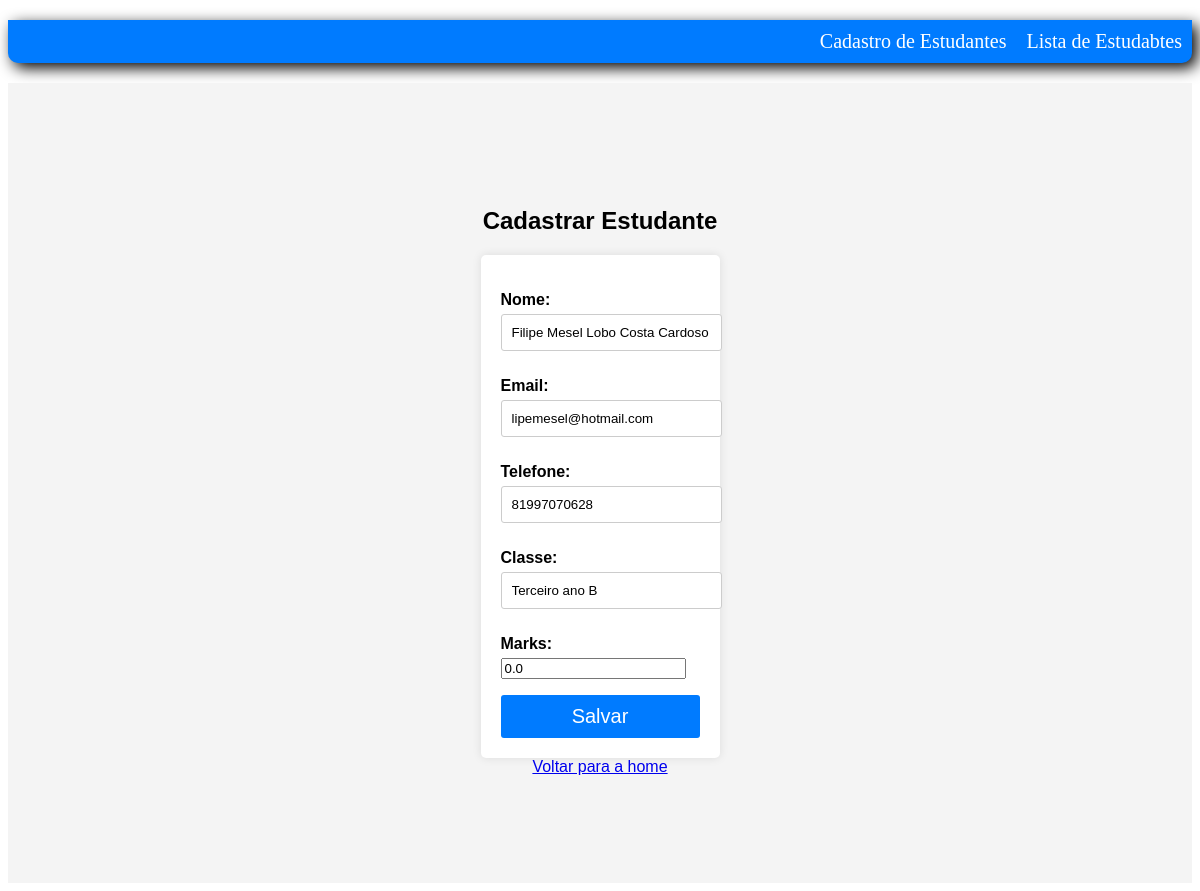
The page /editar_entidades/9/ on the database its author committed.
### core/models.py (models this page shows, shortened)
class StudentModel(models.Model):
    nome = models.CharField(max_length=100)
    telefone = models.CharField(max_length=100)
    email = models.CharField(max_length=100)
    classe = models.CharField(max_length=100)
    marks = models.FloatField(default=0.0)

### core/views.py (the view)
# urls.py: path('editar_entidades/<int:entidade_id>/', views.editar_entidade, name='editar_entidade'),
def editar_entidade(request, entidade_id):
    entidade = StudentModel.objects.get(id=entidade_id)
    if request.method == 'POST':
        form = StudentModelForm(request.POST, instance=entidade)  # Passe a instância do objeto entidade para o formulário
        if form.is_valid():
            form.save()  # Salve o objeto entidade com os dados do formulário atualizados
            return redirect('home')  # Redirecione para a página de listagem de entidades
    else:
        form = StudentModelForm(instance=entidade)  # Passe a instância do objeto entidade para o formulário
    return render(request, 'cadastro_entidade.html', {'form': form})

### core/forms.py
class StudentModelForm(forms.ModelForm):
    class Meta:
        model = StudentModel
        fields = ['nome', 'email', 'telefone', 'classe', 'marks']  # Liste todos os campos que deseja incluir no formulário

### core/templates/cadastro_entidade.html (shortened to what this page needs)
<!DOCTYPE html>
{% load static %}
<html>
<head>
    <link rel="stylesheet" href="{% static 'css/styles.css' %}">
</head>
<body>
    <ul class="sidebar-nav">
        <li><a href="{% url 'cadastrar_entidade' %}">Cadastro de Estudantes</a></li>
        <li><a href="{% url 'home' %}">Lista de Estudabtes</a></li>
    </ul>
    <div class="login-form-body">
            <h1 class="login-form-h1">Cadastrar Estudante</h1>
            <form class="login-form-form" method="post">
                {{ form.as_p }}
                <button class="login-form-button" type="submit">Salvar</button>
            </form>
            <a href="{% url 'home' %}">Voltar para a home</a>
    </div>
</body>
</html>

### core/static/css/styles.css (style rules this page uses)
.login-form-body { font-family: Arial, sans-serif; background-color: #f4f4f4; margin: 0; padding: 0; display: flex; flex-direction: column; align-items: center; justify-content: center; height: 100vh; }
.login-form-h1 { font-size: 24px; margin-bottom: 20px; }
.login-form-form { background-color: #ffffff; padding: 20px; border-radius: 5px; box-shadow: 0 0 10px rgba(0, 0, 0, 0.1); }
label { display: block; margin-bottom: 5px; font-weight: bold; }
input[type="text"], input[type="password"] { width: 100%; padding: 10px; margin-bottom: 10px; border: 1px solid #ccc; border-radius: 3px; }
.login-form-button { display: block; width: 100%; padding: 10px; font-size: 20px; background-color: #007bff; color: #fff; border: none; border-radius: 3px; cursor: pointer; }
.sidebar-nav { list-style-type: none; padding: 0; color: #fff; font-size: 20px; background-color: #007bff; display: flex; justify-content: flex-end; border-radius: 0px 0px 10px 10px; -webkit-box-shadow: 5px 5px 15px 5px #000000; box-shadow: 5px 5px 15px 0px #000000; }
.sidebar-nav li { padding: 10px; }
.sidebar-nav li a { text-decoration: none; color: #fff; transition: background-color 0.3s; }

### rows shown on the page
StudentModel: nome "Filipe Mesel Lobo Costa Cardoso", email "lipemesel@hotmail.com", telefone "81997070628", classe "Terceiro ano B", marks "0.0"
